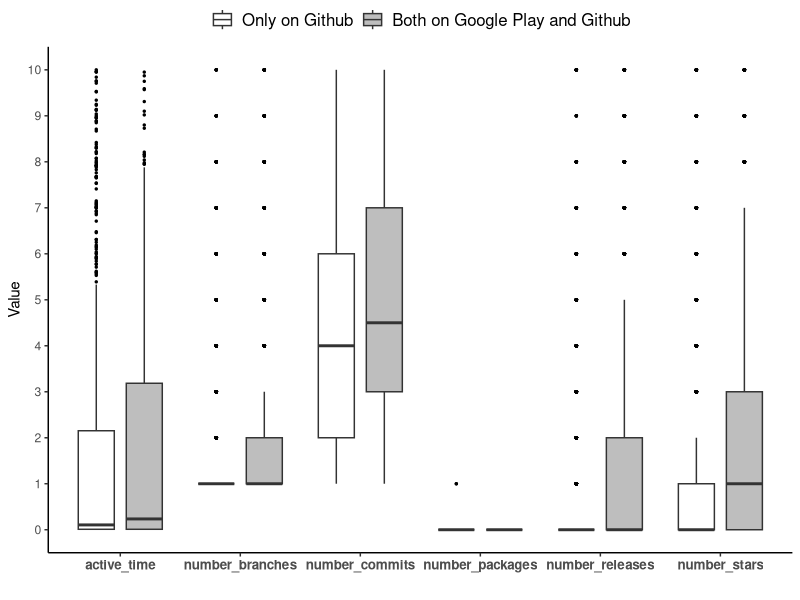

Generate this figure with R:
rm(list=ls())
library(data.table)
library(ggplot2)
library(ggsignif)

group1data = read.csv("only_github.csv")
group2data = read.csv("both_google_github.csv")

Group1<-data.frame(group1data,group=1)
Group2<-data.frame(group2data,group=2)

b<-rbind(Group1,Group2)
#b<-melt(b,id.vars = c("group"))
b$group<-as.factor(b$group)

p1<-ggplot(b)+
  geom_boxplot(aes(x=type,y=var,fill=group), width=0.6,position = position_dodge(0.8),outlier.size = 0.5,outlier.color = "black")+
  scale_fill_manual(values = c("white", "gray"),breaks=c("1","2"),labels=c("Only on Github","Both on Google Play and Github"))+
  # stat_summary(fun.y = mean, geom = "errorbar", aes(x=variable,y=value,ymax = ..y.., ymin = ..y..,color=group),width = .75, linetype = "dashed")
  xlab("")+
  ylab("Value")+
  scale_y_continuous(limits = c(0,10),breaks=seq(0,10,1)) +
  theme_bw()+
  theme(
    legend.position = "top",
    legend.background=element_blank(),
    legend.key = element_blank(),
    legend.margin=margin(0,0,0,0,"mm"),
    axis.text.x=element_text(size=rel(1.1),face="bold"),
    axis.line.x = element_line(size = 0.5, colour = "black"),
    axis.line.y = element_line(size = 0.5, colour = "black"),
    legend.text=element_text(size=rel(1.1)),
    legend.title=element_blank(),
    panel.border = element_blank(),
    panel.grid = element_blank()
  )+
  guides(color=FALSE)
p1

